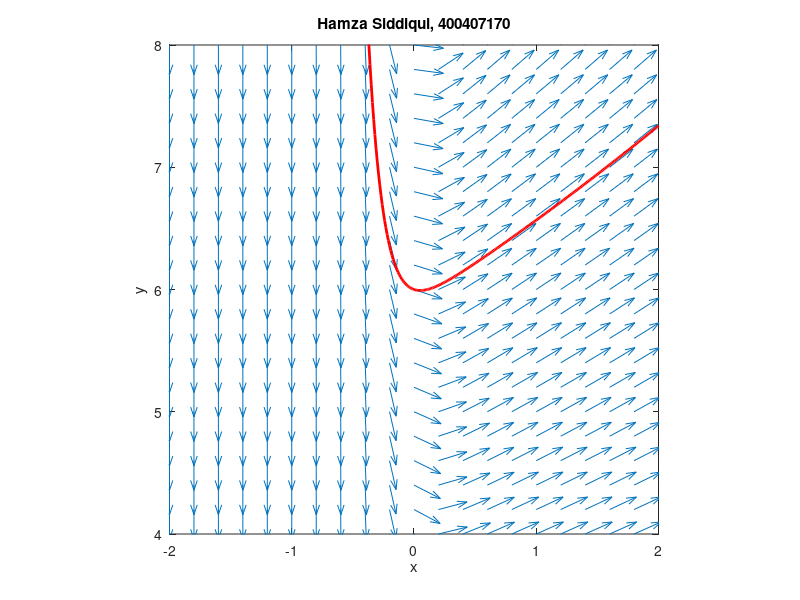

MATLAB code to generate this figure:
%Question 4
[x y] = meshgrid(-2:0.2:2,4:0.2:8);
a = ones(size(x));
b = 1/9*y-exp(-8*x);
ascaled = a./sqrt(a.^2+b.^2);
bscaled = b./sqrt(a.^2+b.^2);

x_solution = -2:0.01:2; 
y_solution = ((3.*(143.*exp(73.*x_solution/9)+3)).*exp(-8.*x_solution))./73;

quiver(x,y,ascaled,bscaled)
hold on;
plot(x_solution, y_solution, 'LineWidth', 2, 'color', 'r')
hold off;

axis equal;
title('Hamza Siddiqui, 400407170');
xlim([-2 2]);
ylim([4 8]);
xlabel('x');
ylabel('y');